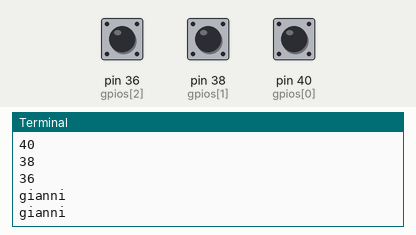
Recording of a program running on a simulated Raspberry Pi (header pin numbers). On the bench: the last lines printed to the terminal. The test bench sets the inputs (shaded band); at power-on: pin 36 (gpios[2]) HIGH, pin 38 (gpios[1]) HIGH, pin 40 (gpios[0]) HIGH.

Above: at 1.2 s.
1.3 s: pin 36 (gpios[2]) pulled LOW for 0.15 s
At 1.8 s:
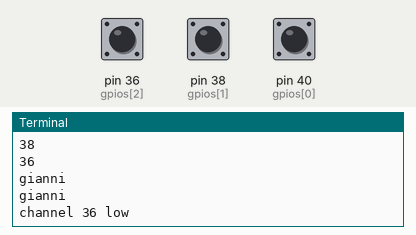
2.9 s: pin 38 (gpios[1]) pulled LOW for 1 s
5.4 s: pin 40 (gpios[0]) pulled LOW for 0.15 s
At 5.9 s:
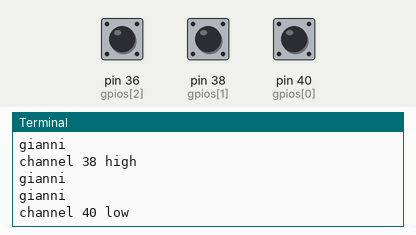
7.0 s: pin 36 (gpios[2]) pulled LOW for 1 s
9.5 s: pin 40 (gpios[0]) pulled LOW for 1 s
At 10.9 s:
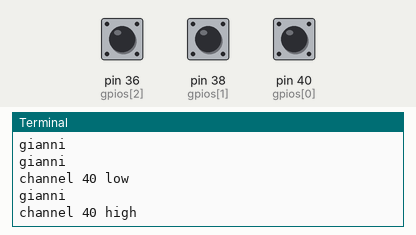
Timing chart, 0 to 12.5 s (numbered marks = the images above; inputs shaded):
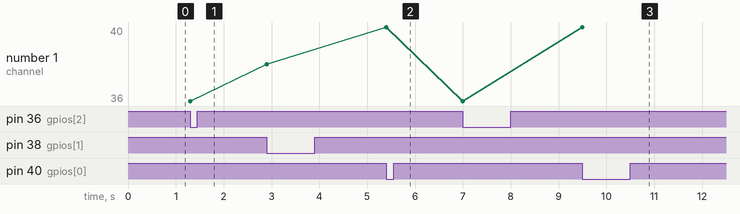

The program:

main_old.py
```python
#!/usr/bin/env python3

# Documentation: https://sourceforge.net/p/raspberry-gpio-python/wiki/Inputs/


"""
facendo diversi esperimenti non mi sto trovando affatto bene con la parte del modulo GPIO
che aggancia le callback ai pulsanti.
nonostante io stia usando i pullup interni e anche un condensatore esterno da 100nF comunque, stressando
molto il pulsante (premendolo e rilasciandolo a ripetizione) ci sono conportamenti strani per cui non detecta
alcuni fronti di salita o di discesa.

In un futuro esperimento mi proverò ad usare un sistema più rudimentale ma magari più efficacie che legga lo stato del bottone di continuo
e tenga eventualmente traccia di un timer per fare un debouncing automatico.
un po' come la corrispondente classe di Arduino
"""


import threading, readchar, time, sys
import RPi.GPIO as GPIO

gpios = [40, 38, 36]
status = [False, False, False]

def myOnPressCallback(channel):
	if GPIO.input(channel) == GPIO.LOW:
		print("channel {} low".format(channel) )
	elif GPIO.input(channel) == GPIO.HIGH:
		print("channel {} high".format(channel) )


def main():
	GPIO.setmode( GPIO.BOARD )
	for channel in gpios:
		print( channel )
		GPIO.setup(channel, GPIO.IN, pull_up_down=GPIO.PUD_UP)
		GPIO.add_event_detect(channel, GPIO.BOTH, callback=myOnPressCallback, bouncetime=200)
		#GPIO.add_event_detect(channel, GPIO.RISING, callback=myOnReleaseCallback, bouncetime=5000)

	while True:
		print("gianni")
		time.sleep(1)

	GPIO.cleanup()

	"""
	myThread = threading.Thread( target=checkInput )
	myThread.start()
	while True:
		if sharedVar:
			print("Trying to quit")
			quit()
		else:
			print( "main thread" )
			time.sleep(1)
	"""


if __name__ == "__main__":
	sys.exit( main() )
```

Measured:
- after the input at 1.3 s, the terminal: prints a new line at once (image 1)
- after the input at 5.4 s, the terminal: prints a new line at once (image 2)
- after the input at 9.5 s, the terminal: prints a new line at once (image 3)
- plotted number 1: 38 → 40 after the input at 5.4 s, 40 → 36 after the input at 7.0 s, 36 → 40 after the input at 9.5 s
